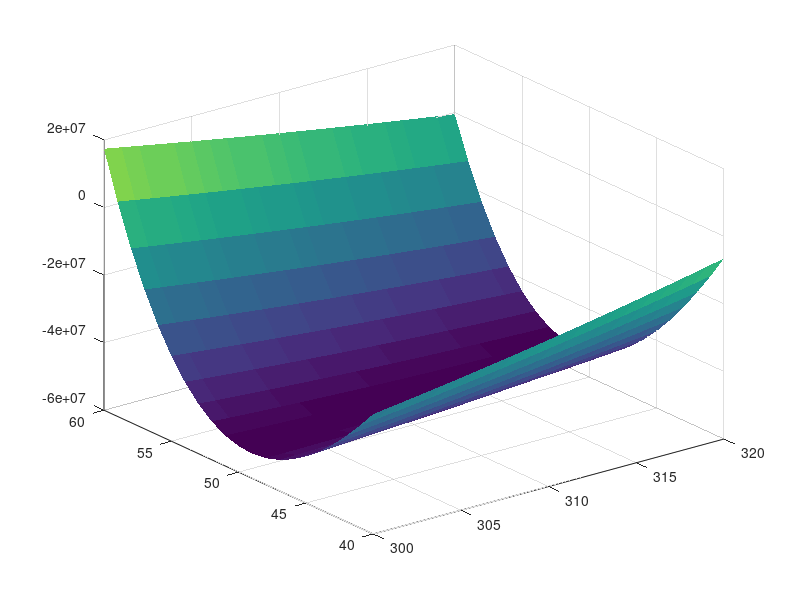

Write the MATLAB code that produced this figure. (Note: this script raises an error after producing the figure.)
alpha = 0.000002;
stopping_value = 0.1;
prev_point = [300, 50];
current_point = prev_point;
iterations = 0;
gradient = [100 100];


[X Y] = meshgrid(300:1:320,40:1:60);
Z = (0.04*X.^4)-(5*X.^2.*Y)+(0.01*Y.^4)-(0.3*X.^3.*Y)+(0.005*Y.^6)-(X.^3);
surf(X,Y,Z,'EdgeColor','None');
hold on;

while (norm(gradient) > stopping_value)
    iterations = iterations + 1;
    gradient = analytic_grad(current_point);
    current_point = prev_point - alpha * gradient;
    plot3(current_point(1), current_point(2), z_function(current_point),'m*');
    prev_point = current_point;
end


disp(current_point);
disp(gradient);
disp(iterations);
